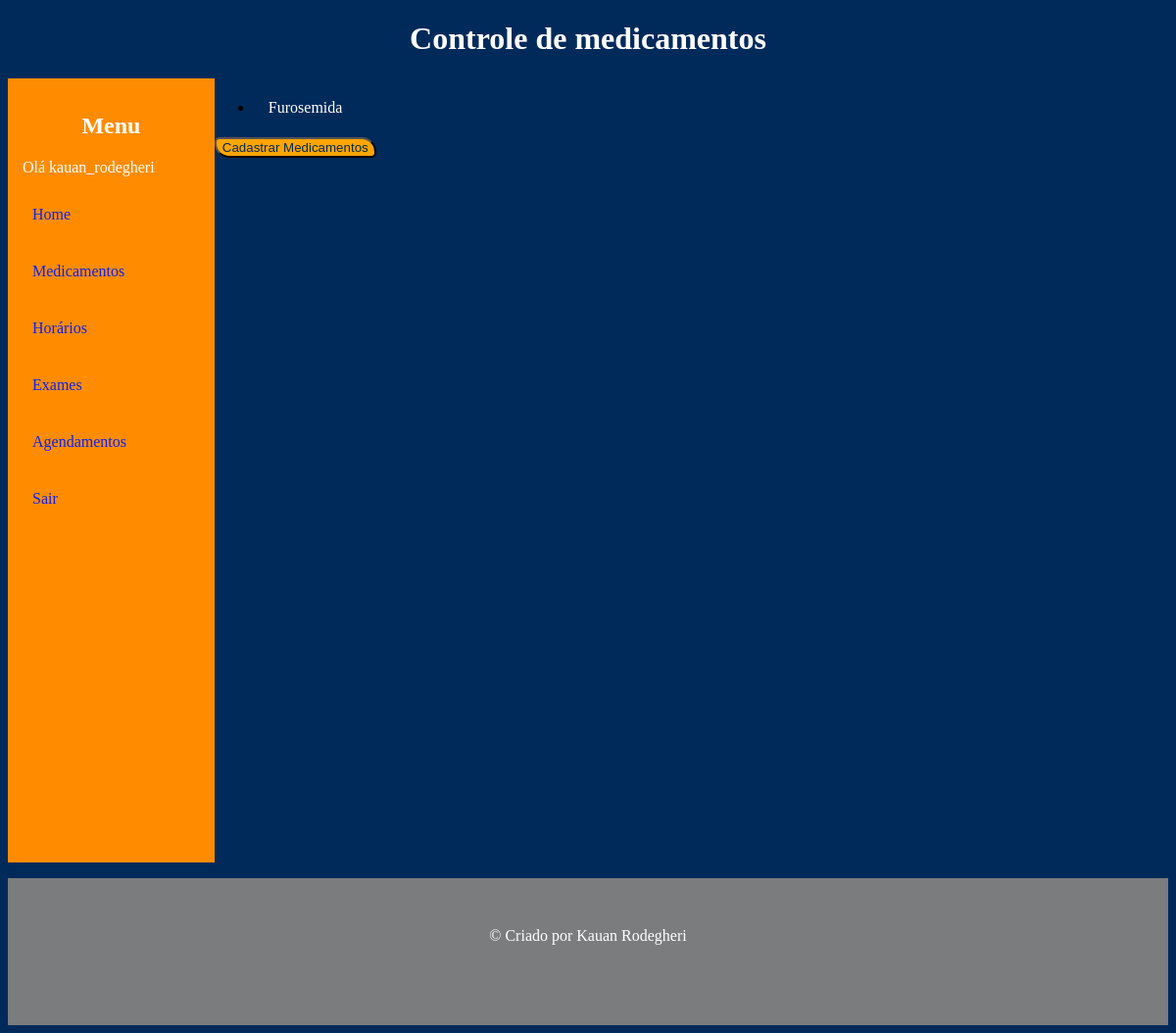
/remedios/lista/ (signed in), run on an earlier commit of the app's database.
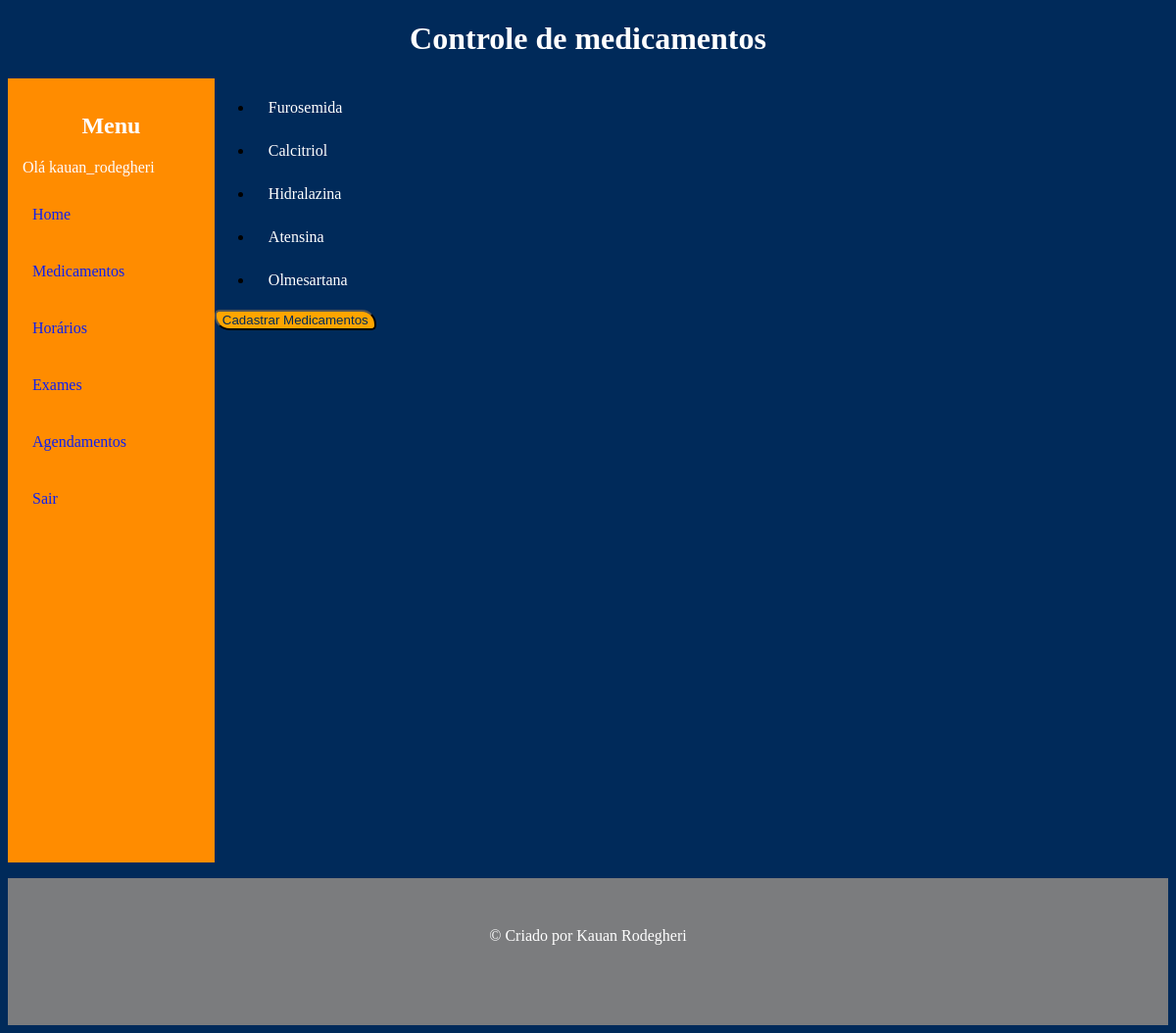
And on a later commit of the database.
### drug/models.py (models this page shows, shortened)
class Drug(models.Model):
    user = models.ForeignKey(User, on_delete=models.CASCADE, related_name='users')
    name = models.CharField(max_length=200)

### drug/views.py (the view)
# urls.py: path('lista/', DrugListView.as_view(), name='drug_listview'),
class DrugListView(LoginRequiredMixin, ListView):
    model = Drug
    template_name = 'drug_listview.html'
    context_object_name = 'druglist'
    login_url = reverse_lazy('login')
    def get_queryset(self):
        return Drug.objects.all().filter(user=self.request.user)

### drug/templates/drug_listview.html (shortened to what this page needs)
{% extends 'base.html' %}
{% block content %}
{% for drug in druglist %}
    <ul>
        <li><p>{{drug.name}}</p></li>
    </ul>
{% endfor %}
<input type="button" value="Cadastrar Medicamentos" onclick="location.href='{% url 'drug_createview' %}'">
{% endblock %}

What changed in the data, as far as the page shows it:
added Drug: name "Calcitriol"
added Drug: name "Hidralazina"
added Drug: name "Atensina"
added Drug: name "Olmesartana"
